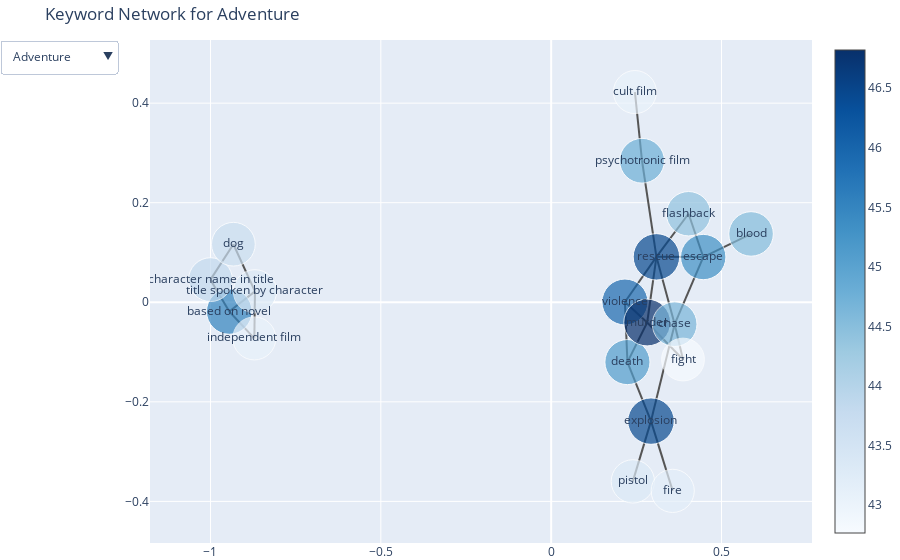

Here is the notebook cell this chart was saved with:
### Code cell
#An interactive network graph that shows the most frequently used keywords associated with different movie genres. You can select a genre
#from a dropdown menu. Nodes (circles): Each keyword is represented as a circle.
#Edges (lines): If two keywords frequently appear together in movies of that genre, they are connected with a line.
#Size of Nodes: Bigger circles mean the keyword appears more often in that genre.
#Color Gradient: Darker colors indicate more frequent keywords. You can hover over nodes to see specific keywords.
#Insights: Understanding what themes are common in different genres. Identifying audience expectations based on frequently used themes. 
#This can help in exploring how different genres are connected through storytelling elements.

import plotly.graph_objects as go
import networkx as nx
from collections import Counter
import plotly.express as px
import numpy as np
import pandas as pd
import re

# Load dataset
file_path = "European_data_2000.csv"  # Update path if needed
df = pd.read_csv(file_path)

# Ensure 'genres' and 'keywords' are strings
df["genres"] = df["genres"].fillna("").astype(str)
df["keywords"] = df["keywords"].fillna("").astype(str)

# Get available genres
genres_list = sorted(set(
    [genre for sublist in df["genres"].str.split(", ").tolist() for genre in sublist]
))

# Generate network graphs for all genres
fig = go.Figure()
visibility_flags = []

# Function to generate cleaned and visually improved network graph
def generate_network_data(selected_genre):
    filtered_df_genre = df[df["genres"].str.contains(re.escape(selected_genre), na=False)]
    all_keywords = filtered_df_genre["keywords"].str.split(", ").explode()
    
    # Get most common keywords (Top 20 for better connections)
    keyword_counts = Counter(all_keywords)
    top_keywords = [k for k, v in keyword_counts.most_common(20)]
    all_keywords = [k for k in all_keywords if k in top_keywords]
    
    # Create network graph with increased connections
    G = nx.Graph()
    keyword_pairs = list(zip(all_keywords[:-1], all_keywords[1:]))
    
    # Keep more connections (Top 30 co-occurring pairs)
    pair_counts = Counter(keyword_pairs)
    top_pairs = [pair for pair, count in pair_counts.most_common(30)]
    
    for pair in top_pairs:
        G.add_edge(pair[0], pair[1], weight=pair_counts[pair])
    
    # Adjust node spacing (bring nodes closer)
    pos = nx.spring_layout(G, seed=42, k=0.3)
    nodes = list(G.nodes)
    
    # Scale node sizes logarithmically to balance common/rare keywords
    node_size = [np.log1p(keyword_counts[node]) * 10 for node in nodes]
    
    # Create Plotly traces
    edge_x, edge_y = [], []
    for edge in G.edges():
        x0, y0 = pos[edge[0]]
        x1, y1 = pos[edge[1]]
        edge_x.extend([x0, x1, None])
        edge_y.extend([y0, y1, None])
    
    edge_trace = go.Scatter(
        x=edge_x, y=edge_y, line=dict(width=2, color="#555"), hoverinfo="none", mode="lines", visible=False
    )
    
    node_x, node_y, node_text = [], [], []
    for node in nodes:
        x, y = pos[node]
        node_x.append(x)
        node_y.append(y)
        node_text.append(node)
    
    node_trace = go.Scatter(
        x=node_x, y=node_y, mode="markers+text", hoverinfo="text",
        marker=dict(
            size=node_size, 
            color=node_size, 
            colorscale="blues",  # Color gradient for better visibility
            showscale=True
        ),
        text=node_text, visible=False
    )
    
    return edge_trace, node_trace

# Add traces for all genres
for genre in genres_list:
    edge_trace, node_trace = generate_network_data(genre)
    fig.add_trace(edge_trace)
    fig.add_trace(node_trace)
    visibility_flags.append(False)

# Set first genre as visible
fig.data[0].visible = True
fig.data[1].visible = True

# Create dropdown menu
dropdown_buttons = []
for i, genre in enumerate(genres_list):
    visibility = [False] * len(fig.data)
    visibility[i * 2] = True  # Edge trace
    visibility[i * 2 + 1] = True  # Node trace
    
    dropdown_buttons.append(
        dict(label=genre, method="update", args=[{"visible": visibility}, {"title": f"Keyword Network for {genre}"}])
    )

fig.update_layout(
    title=f"Keyword Network for {genres_list[0]}",
    showlegend=False,
    hovermode="closest",
    margin=dict(b=0, l=0, r=0, t=40),
    updatemenus=[
        dict(
            buttons=dropdown_buttons,
            direction="down",
            showactive=True
        )
    ]
)

fig.show()
